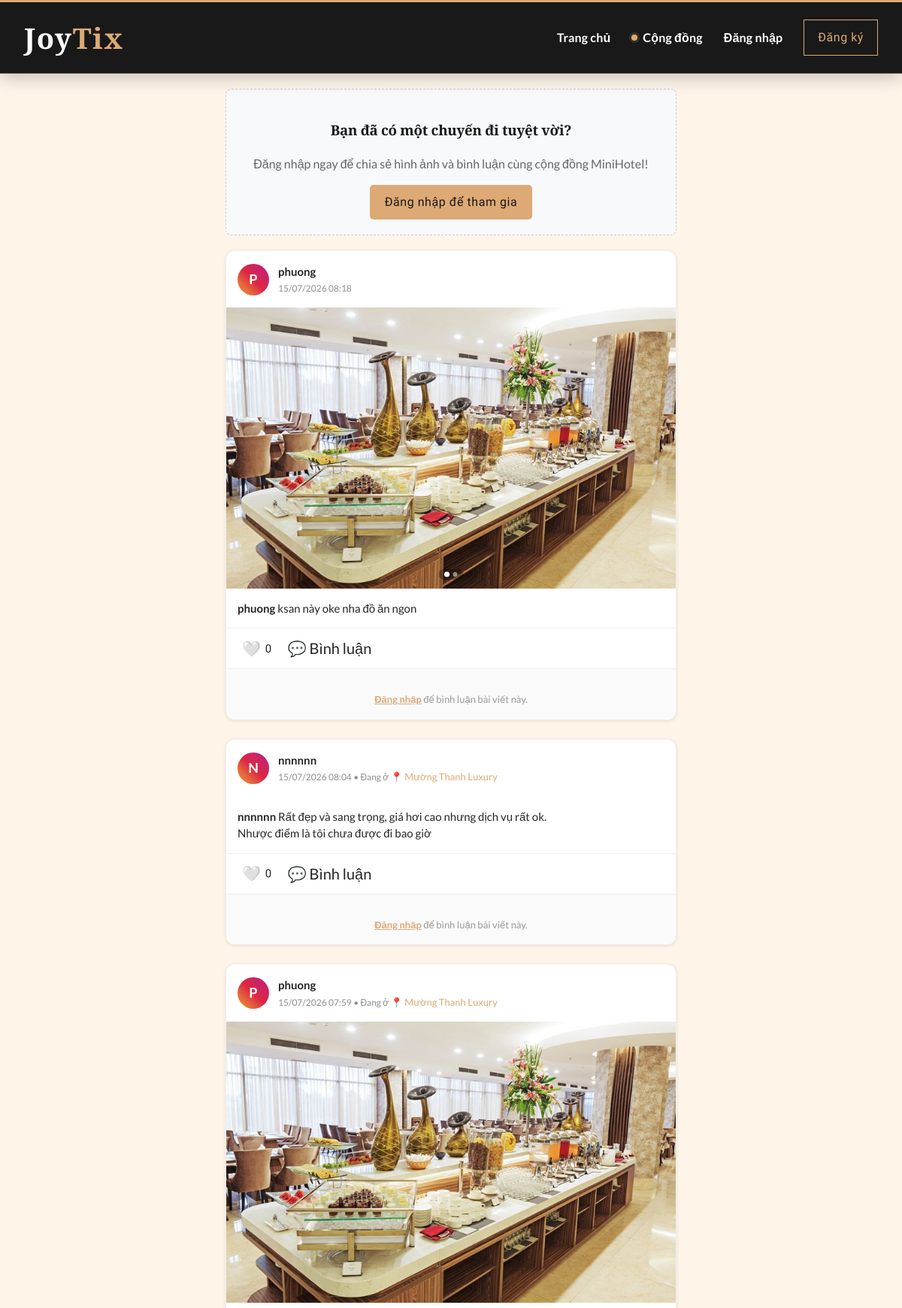
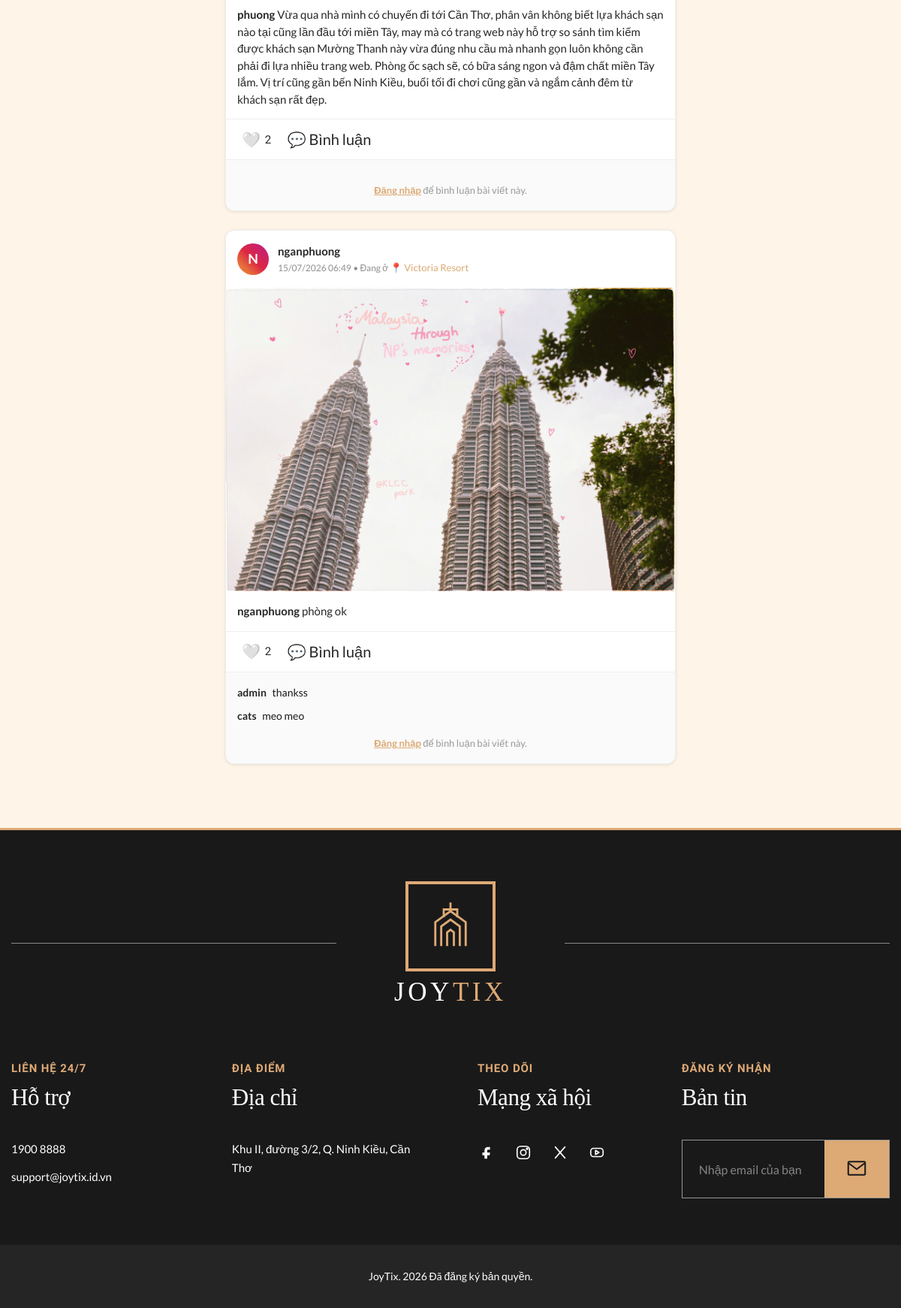
The page /community.php on the database its author committed (2 pictures, top to bottom).
### tables this page shows
CREATE TABLE `feed_posts` (
  `id` int(11) NOT NULL,
  `author_name` varchar(100) NOT NULL,
  `author_id` int(11) DEFAULT NULL,
  `hotel_id` int(11) DEFAULT NULL COMMENT 'Khách sạn được review',
  `content` text NOT NULL,
  `image_url` varchar(255) DEFAULT NULL,
  `likes_count` int(11) DEFAULT 0,
  `created_at` timestamp NOT NULL DEFAULT current_timestamp()
);

CREATE TABLE `hotels` (
  `id` int(11) NOT NULL,
  `name` varchar(150) NOT NULL,
  `address` varchar(255) DEFAULT NULL,
  `phone` varchar(25) DEFAULT NULL,
  `star_rating` decimal(2,1) DEFAULT 3.0,
  `vibe` varchar(50) DEFAULT NULL,
  `description` text DEFAULT NULL
);

CREATE TABLE `feed_comments` (
  `id` int(11) NOT NULL,
  `post_id` int(11) NOT NULL,
  `author_name` varchar(100) NOT NULL,
  `content` text NOT NULL,
  `created_at` timestamp NOT NULL DEFAULT current_timestamp()
);

### includes/bootstrap.php (called while the page is built, shortened)
<?php
function e(mixed $value): string
{
    return htmlspecialchars((string) $value, ENT_QUOTES | ENT_SUBSTITUTE, 'UTF-8');
}

### community.php (the view, shortened to what this page needs)
<?php
require_once 'includes/bootstrap.php';
$is_logged_in = isset($_SESSION['user_id']);
$current_username = $is_logged_in ? $_SESSION['username'] : '';
$hotels = $pdo->query("SELECT id, name FROM hotels")->fetchAll(PDO::FETCH_ASSOC);
$posts = $pdo->query("SELECT p.*, h.name as hotel_name FROM feed_posts p LEFT JOIN hotels h ON p.hotel_id = h.id ORDER BY p.id DESC")->fetchAll(PDO::FETCH_ASSOC);
$post_ids = array_column($posts, 'id');
$images_by_post = [];
$comments_by_post = [];
$liked_post_ids = [];
if (!empty($post_ids)) {
    $placeholders = implode(',', array_fill(0, count($post_ids), '?'));
    $stmt_images = $pdo->prepare("SELECT * FROM feed_post_images WHERE post_id IN ($placeholders) ORDER BY id ASC");
    $stmt_images->execute($post_ids);
    $images = $stmt_images->fetchAll(PDO::FETCH_ASSOC);
    foreach ($images as $img) {
        $images_by_post[$img['post_id']][] = $img['image_url'];
    }
    $stmt_comments = $pdo->prepare("SELECT * FROM feed_comments WHERE post_id IN ($placeholders) ORDER BY id ASC");
    $stmt_comments->execute($post_ids);
    foreach ($stmt_comments->fetchAll(PDO::FETCH_ASSOC) as $comment) {
        $comments_by_post[$comment['post_id']][] = $comment;
    }
}
require_once 'includes/header.php';
?>
<div class="feed-container">
    <?php if ($is_logged_in): ?>
        <div class="post-card community-composer">
            <div class="community-composer__author">
                <div class="avatar"><?= e(mb_strtoupper(mb_substr($current_username, 0, 1))) ?></div>
                <span class="community-composer__greeting">Cùng chia sẻ trải nghiệm của bạn, <b><?= htmlspecialchars($current_username) ?></b>!</span>
            </div>
            <form action="" method="POST" enctype="multipart/form-data">
                <?= csrf_field() ?>
                <select name="hotel_id" class="community-composer__field">
                    <option value="">-- Gắn thẻ khách sạn (Tùy chọn) --</option>
                    <?php foreach($hotels as $h): ?>
                        <option value="<?= $h['id'] ?>"><?= htmlspecialchars($h['name']) ?></option>
                    <?php endforeach; ?>
                </select>
                <textarea name="content" rows="3" placeholder="Góc view phòng hôm nay thế nào?" required class="community-composer__field community-composer__content"></textarea>
                <div id="image-preview-container" class="preview-grid"></div>
                <div class="community-composer__actions">
                    <input type="file" name="post_images[]" id="post_images" accept="image/*" multiple class="community-composer__file">
                    <button type="submit" name="submit_post" class="btn-primary community-composer__submit">Đăng bài</button>
                </div>
            </form>
        </div>
    <?php else: ?>
        <div class="login-overlay">
            <h3 class="login-overlay__title">Bạn đã có một chuyến đi tuyệt vời?</h3>
            <p class="login-overlay__description">Đăng nhập ngay để chia sẻ hình ảnh và bình luận cùng cộng đồng MiniHotel!</p>
            <a href="auth.php?action=login" class="btn-primary login-overlay__link">Đăng nhập để tham gia</a>
        </div>
    <?php endif; ?>
    <?php foreach($posts as $post): ?>
    <div class="post-card" id="post-<?= (int) $post['id'] ?>">
        <div class="post-header">
            <div class="avatar"><?= e(mb_strtoupper(mb_substr($post['author_name'], 0, 1))) ?></div>
            <div>
                <div class="author-name"><?= htmlspecialchars($post['author_name']) ?></div>
                <div class="post-time">
                    <?= date('d/m/Y H:i', strtotime($post['created_at'])) ?>
                    <?php if($post['hotel_name']): ?>
                        • Đang ở <a href="detail.php?id=<?= $post['hotel_id'] ?>" class="hotel-tag">📍 <?= htmlspecialchars($post['hotel_name']) ?></a>
                    <?php endif; ?>
                </div>
            </div>
        </div>
        <?php
        $post_images = $images_by_post[$post['id']] ?? [];
        if (!empty($post_images)):
        ?>
            <div class="post-images-slider-wrapper">
                <div class="post-images-slider" id="slider-<?= $post['id'] ?>">
                    <?php foreach ($post_images as $index => $img): ?>
                        <div class="slide-item">
                            <img src="<?= htmlspecialchars($img) ?>" alt="Ảnh bài đăng <?= $index + 1 ?>">
                        </div>
                    <?php endforeach; ?>
                </div>
                <?php if (count($post_images) > 1): ?>
                    <div class="slider-dots">
                        <?php foreach ($post_images as $index => $img): ?>
                            <span class="dot <?= $index === 0 ? 'active' : '' ?>" onclick="currentSlide(<?= $post['id'] ?>, <?= $index ?>)"></span>
                        <?php endforeach; ?>
                    </div>
                <?php endif; ?>
            </div>
        <?php endif; ?>
        <div class="post-content">
            <span class="author-name"><?= htmlspecialchars($post['author_name']) ?></span>
            <?= nl2br(htmlspecialchars($post['content'])) ?>
        </div>
        <div class="post-actions">
            <?php if ($is_logged_in): ?>
                <button class="btn-action btn-like <?= in_array((int) $post['id'], $liked_post_ids, true) ? 'is-liked' : '' ?>" data-id="<?= $post['id'] ?>" aria-pressed="<?= in_array((int) $post['id'], $liked_post_ids, true) ? 'true' : 'false' ?>">
                    ❤️ <span class="like-count"><?= $post['likes_count'] ?></span>
                </button>
            <?php else: ?>
                <button class="btn-action" onclick="alert('Vui lòng đăng nhập để thả tim!');">
                    🤍 <span class="like-count"><?= $post['likes_count'] ?></span>
                </button>
            <?php endif; ?>
            <span class="btn-action">💬 Bình luận</span>
        </div>
        <div class="comment-section">
            <?php
            $comments = $comments_by_post[$post['id']] ?? [];
            foreach($comments as $cmt):
            ?>
                <div class="comment-item">
                    <span class="comment-author"><?= htmlspecialchars($cmt['author_name']) ?></span>
                    <span><?= htmlspecialchars($cmt['content']) ?></span>
                </div>
            <?php endforeach; ?>
            <?php if ($is_logged_in): ?>
                <form action="" method="POST" class="comment-input-group">
                    <?= csrf_field() ?>
                    <input type="hidden" name="post_id" value="<?= $post['id'] ?>">
                    <input type="text" name="comment_content" class="comment-input" placeholder="Thêm bình luận..." required autocomplete="off">
                    <button type="submit" name="submit_comment" class="btn-post-cmt">Đăng</button>
                </form>
            <?php else: ?>
                <div class="community-comment-login">
                    <a href="auth.php?action=login">Đăng nhập</a> để bình luận bài viết này.
                </div>
            <?php endif; ?>
        </div>
    </div>
    <?php endforeach; ?>
</div>
<?php require_once 'includes/footer.php'; ?>

### rows shown on the page
feed_posts: author_name "P", author_name "phuong", created_at "15/07/2026 08:18", content "ksan này oke nha đồ ăn ngon", likes_count "0"
feed_posts: author_name "N", author_name "nnnnnn", created_at "15/07/2026 08:04", hotel.name "Mường Thanh Luxury", content "Rất đẹp và sang trọng, giá hơi cao nhưng dịch vụ rất ok. Nhược điểm là tôi chưa được đi bao giờ", likes_count "0"
feed_posts: author_name "P", author_name "phuong", created_at "15/07/2026 07:59", hotel.name "Mường Thanh Luxury", content "Vừa qua nhà mình có chuyến đi tới Cần Thơ, phân vân không biết lựa khách sạn nào tại cũng lần đầu tới miền Tây, may mà có trang web này hỗ trợ so sánh tìm kiếm được khách sạn Mường Thanh này vừa đúng nhu cầu mà nhanh gọn luôn không cần phải đi lựa nhiều trang web. Phòng ốc sạch sẽ, có bữa sáng ngon và đậm chất miền Tây lắm. Vị trí cũng gần bến Ninh Kiều, buổi tối đi chơi cũng gần và ngắm cảnh đêm từ khách sạn rất đẹp.", likes_count "2"
feed_posts: author_name "N", author_name "nganphuong", created_at "15/07/2026 06:49", hotel.name "Victoria Resort", shows a picture, content "phòng ok", likes_count "2"
feed_comments: author_name "admin", content "thankss"
feed_comments: author_name "cats", content "meo meo"
